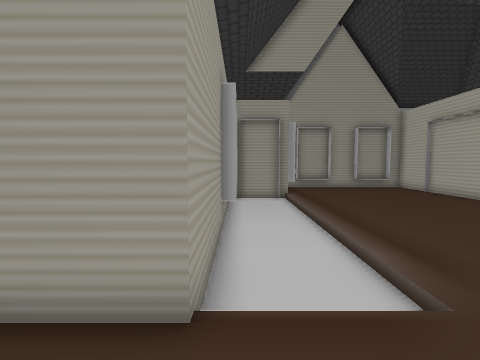
view 1 (above)

13 first-person views from a walk through a Gazebo world. The camera is 0.94 m above the floor, tilts 4° down and sees 85° across. The floor is counted in squares, 0.5 m on a side. Each view is taken from the middle of a square. On the plan, view 1 faces up. The plan holds only what a view shows up to about 15 squares ahead; the rest is blank. The place goes on beyond the plan. Some stock models are drawn as simple stand-ins.

view 2
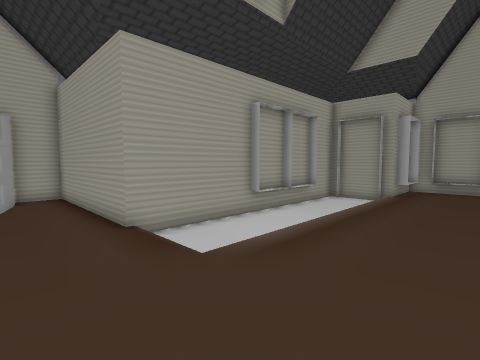

view 3
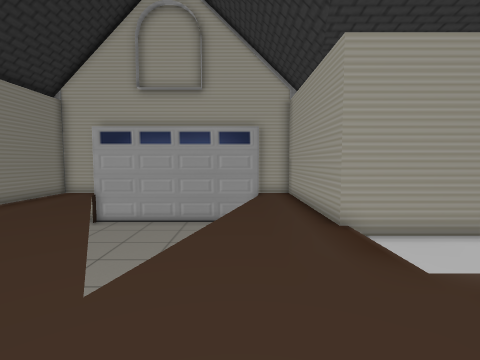

view 4
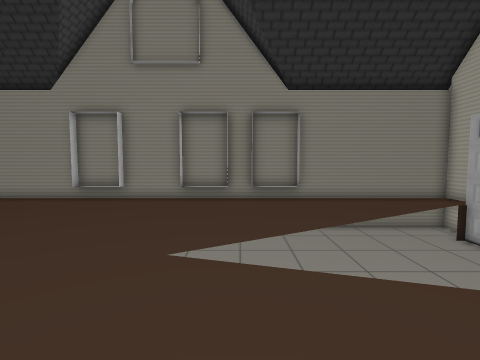

view 5
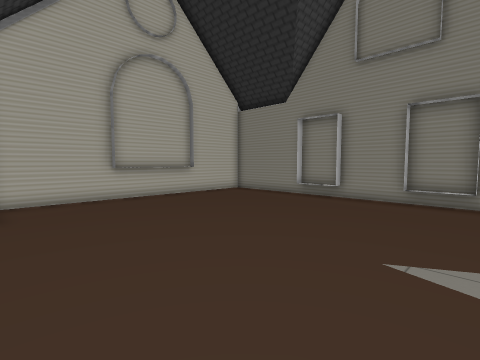

view 6
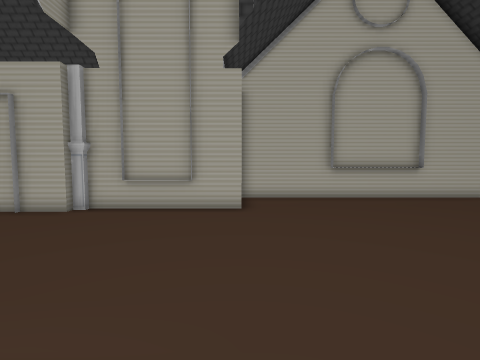

view 7
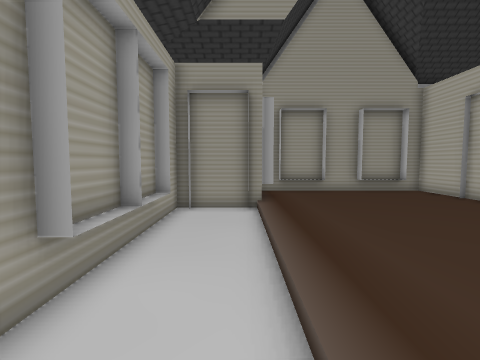

view 8
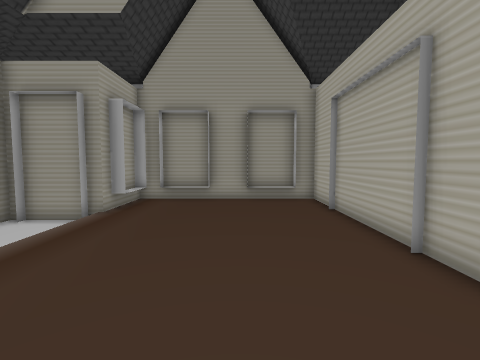

view 9
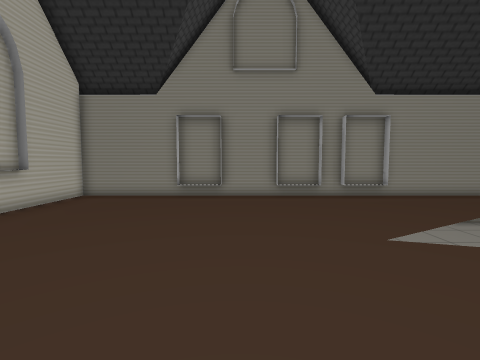

view 10
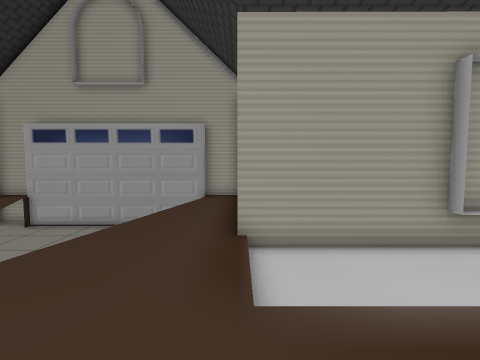

view 11
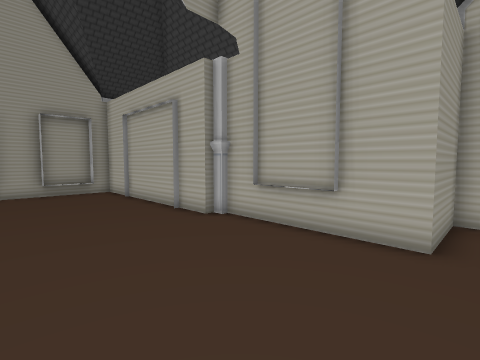

view 12
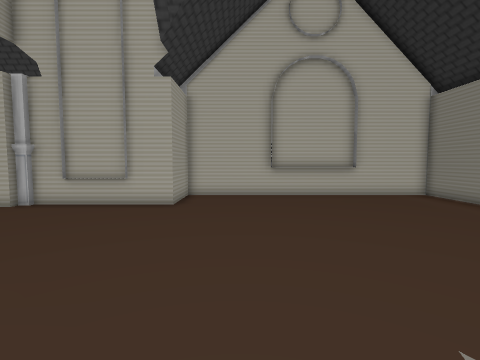

view 13
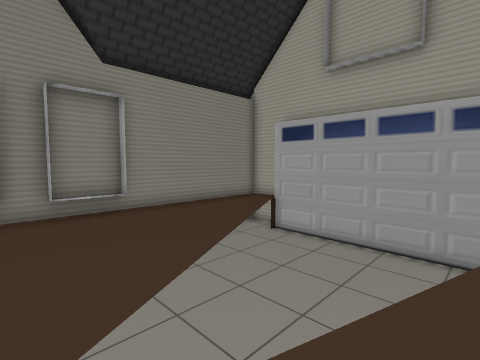

### Floor plan
Key: @ floor where view 1 was taken; # wall or solid block; x gap in a wall; . main floor; - floor 0.25 m lower than the main floor; / step, stairs or slope; = window, fence, low wall or low ledge; v drop or lower ground.
Columns run from 9 left of view 1 to 16 right of it. Each row starts with its distance up from view 1.
 19             ##########
 18             #........#
 17             #........#
 16          ####........#
 15         ##--.........#
 14         #---.........#
 13         #=--.........#
 12         #=--.........#
 11         #=--.........#
 10         #=--.........#
  9         #=--.........##
  8         ##--.........#
  7         #---.........#
  6         #---.........#
  5         #---.........#
  4         #---.........#
  3 v########///......... ###v
  2 #........................#
  1 vxv......................#
  0  v  vvv..@...............#
 -1  vvvv  vvv.............. v
 -2  vvvvvvvv vvv............#
 -3  vvvvvvvvvvv.............#
 -4  vvvvvvvvv...............#
 -5  vvvvvvv.................#
 -6  vvvvvv.................=#
 -7  vvvv....................#
 -8 vxv......................#
 -9 #........................#
-10 #.......===.===..===.....#
-11 v########################v

Where each view was taken, in squares from view 1:
view 1: 0 up, 0 right, facing up
view 2: 0 up, 7 right, facing up-left
view 3: 0 up, 7 right, facing left
view 4: 3 up, 2 right, facing down
view 5: 3 up, 2 right, facing down-right
view 6: 3 up, 2 right, facing right
view 7: 5 up, 2 right, facing up
view 8: 6 up, 8 right, facing up
view 9: 4 up, 7 right, facing down
view 10: 3 up, 6 right, facing left
view 11: 2 up, 6 right, facing up-right
view 12: 0 up, 1 right, facing right
view 13: 0 up, 3 right, facing down-left
